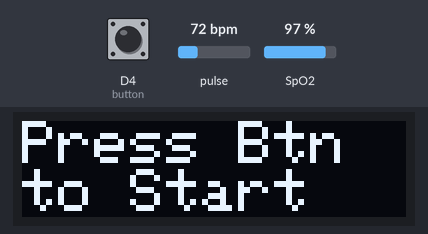
Recording of a sketch running on a simulated ESP8266 (NodeMCU). Parts: 128×32 one-colour display. Inputs (shaded band) come from the test bench; at power-on: pulse 72 bpm, SpO2 97 %, D4 (button) LOW. WiFi joins after 1.5 s; servers stay silent unless stated; the display library's start-up logo is not drawn; random numbers use the default seed unless the sketch sets one; what the sketch prints to the serial monitor is not drawn.

Above: at 6.1 s.
6.2 s: pulse set to 42 bpm
At 9.4 s:
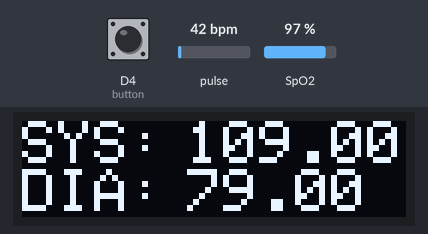
17.8 s: SpO2 set to 80 %
20.6 s: pulse set to 70 bpm
At 31.3 s:
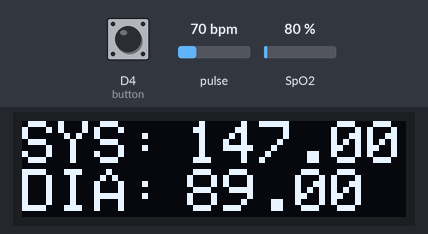
31.6 s: SpO2 set to 85 %
Timing chart, 0 to 34.6 s (numbered marks = the images above; inputs shaded):
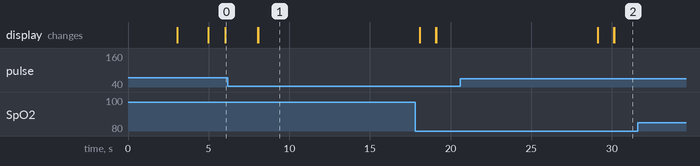

The sketch:

blynk_iot_2.ino
```cpp
// (licence header left out)
#include <Adafruit_GFX.h>        //OLED libraries
#include <Adafruit_SSD1306.h>
#include <Wire.h>
#include "MAX30100_PulseOximeter.h"
#include <ESP8266WiFi.h>
#include <BlynkSimpleEsp8266.h>

#define BLYNK_TEMPLATE_ID "TMPLl97mrSZe"
#define BLYNK_TEMPLATE_NAME "Blood Pressure Monitoring System"
#define BLYNK_AUTH_TOKEN "1TjFKw9IeSAhR_Alm7AbEvoAorHxq1Y0"
#define BLYNK_PRINT Serial
#define REPORTING_PERIOD_MS  1000

char auth[] = BLYNK_AUTH_TOKEN;
BlynkTimer timer;

const char* ssid = "mikroLAB";
const char* pass = "Qwerty8887h2?";
//char ssid[] = "IOTMedics";  // type your wifi name
//char pass[] =  "Max30100";  // type your wifi password

// PulseOximeter is the higher level interface to the sensor
// it offers:
//  * beat detection reporting
//  * heart rate calculation
//  * SpO2 (oxidation level) calculation
PulseOximeter pox;

uint32_t tsLastReport = 0;
int flag = 0;
int flag2 = 1;
int BPM = 0;
double DIA, SYS, HR, SPO = 0.0;
#define SCREEN_WIDTH 128 // OLED display width, in pixels
#define SCREEN_HEIGHT 32 // OLED display height, in pixels
#define OLED_RESET    -1 // Reset pin # (or -1 if sharing Arduino reset pin)

//Adafruit_SSD1306 display(SCREEN_WIDTH, SCREEN_HEIGHT, &Wire, OLED_RESET); //Declaring the display name (display)

// Declaration for SSD1306 display connected using software SPI (default case):
#define OLED_MOSI   9
#define OLED_CLK   10
#define OLED_DC    11
#define OLED_CS    12
#define OLED_RESET 13
Adafruit_SSD1306 display(SCREEN_WIDTH, SCREEN_HEIGHT,
  OLED_MOSI, OLED_CLK, OLED_DC, OLED_RESET, OLED_CS);


// Callback (registered below) fired when a pulse is detected
void onBeatDetected()
{
    Serial.println("Beat!");
    flag = 1;
}

const int button = D4;

void setup()
{
  Serial.begin(115200);
  Serial.println("Connecting to Wifi");
  pinMode(button, INPUT);
  display.begin(SSD1306_SWITCHCAPVCC, 0x3C); //Start the OLED display
  display.display();
  delay(3000);
  display.clearDisplay();      //Clear the display
      display.setTextSize(1);      // Normal 1:1 pixel scale
      display.setTextColor(WHITE); // Draw white text
      display.setCursor(0, 0);     // Start at top-left corner
      display.println("Connecting to Wifi");
      display.println("IOTMedics");
      display.display();
      delay(100);

  Blynk.begin(auth, ssid, pass);     //Connecting to Blynk v2 Server

  Serial.print("Initializing pulse oximeter..");

  randomSeed(analogRead(2));
    // Initialize the PulseOximeter instance
    // Failures are generally due to an improper I2C wiring, missing power supply
    // or wrong target chip
    if (!pox.begin()) {
        Serial.println("FAILED");
        for(;;);
    } else {
        Serial.println("SUCCESS");
    }

    // The default current for the IR LED is 50mA and it could be changed
    //   by uncommenting the following line. Check MAX30100_Registers.h for all the
    //   available options.
    // pox.setIRLedCurrent(MAX30100_LED_CURR_7_6MA);

    // Register a callback for the beat detection

    pox.setOnBeatDetectedCallback(onBeatDetected);
   // timer.setInterval(2000L, pushParameter); // get data every 2s
}

void pushParameter(){
  Blynk.virtualWrite(V0, String (SPO));       //heart pulse rate
  Blynk.virtualWrite(V1, String(SYS));      //SPO2 reading
  Blynk.virtualWrite(V2, String(DIA));       //Systolis reading
  Blynk.virtualWrite(V3, String(HR));       //Diastolis reading
}

void loop()
{
  pox.update();
    // Make sure to call update as fast as possible
   if(digitalRead(button) == HIGH){
     pox.resume();
     flag2 = 0;
   } else if(flag2==1) {
     pox.shutdown();
     //delay(2000);
      display.clearDisplay();      //Clear the display
      display.setTextSize(2);      // Normal 1:1 pixel scale
      display.setTextColor(WHITE); // Draw white text
      display.setCursor(0, 0);     // Start at top-left corner
      display.println("Press Btn to Start");
      display.display();
      delay(10);
   }


    if (millis() - tsLastReport > REPORTING_PERIOD_MS) {
       if(flag == 1){

        display.clearDisplay();      //Clear the display
        display.setTextSize(2);      // Normal 1:1 pixel scale
        display.setTextColor(WHITE); // Draw white text
        display.setCursor(0, 0);     // Start at top-left corner
        display.println(" HR: ");
        display.setCursor(60, 0);
        HR = pox.getHeartRate();
        display.println(HR);
        Blynk.virtualWrite(V3, String(HR));       //Heart pulse reading
        //display.setCursor(90, 0);
        //display.println("bpm");
        display.setCursor(0, 16);
        display.println("SPO2: ");
        display.setCursor(60,16);
        SPO = pox.getSpO2();
        display.println(SPO,1);

        //checkSP();
        //display.setCursor(95, 16);
        //display.println(" %");
        display.display();
        //delay(10);

       if(SPO){
         Blynk.virtualWrite(V3, String(HR));       //Heart pulse reading
         Blynk.virtualWrite(V0, String(SPO));       //Oxygen rate
           pox.shutdown();
            getBP();
            display.clearDisplay();      //Clear the display
            display.setTextSize(2);      // Normal 1:1 pixel scale
            display.setTextColor(WHITE); // Draw white text
            display.setCursor(0, 0);     // Start at top-left corner
            display.println("SYS: ");
            display.setCursor(55, 0);
            display.println(SYS);
            Blynk.virtualWrite(V1, String(SYS));      //SPO2 reading
            Blynk.virtualWrite(V2, String(DIA));       //Systolis reading
            display.setCursor(0, 16);
            display.println("DIA: ");
            display.setCursor(55,16);
            display.println(DIA);

            display.display();
            flag2 = 1; flag= 0;
            //pushParameter();
            //sendSMS();
            delay(10000);
          //  break;
          }
         // */
        Serial.print("Heart rate:");
        Serial.print(pox.getHeartRate());
        Serial.print("bpm / SpO2:");
        Serial.print(pox.getSpO2());
        Serial.println("%");
        flag= 0;
       }
        tsLastReport = millis();
      }

  Blynk.run();
  //timer.run();
}
void checkSP(){
   if(pox.getSpO2()){
     flag2=1;
   }
}

void getBP(){

  float cardiacOutput = 0;      //to be calculated
  int StrokeVolume = 80;      //Stroke Volume fixed at 80mL
  int SBP = 0;
  int TBR = 18;             //16mmL
  //Blood Pressure (SbP) = Cardiac Output x Total Body Resistance (TBR)
  //Cardiac output = Stroke Volume (mL) x Heart Rate (BPM)
  BPM = random(75, 95);
     Serial.print("Cardiac Output:- ");

    cardiacOutput = (StrokeVolume * BPM) /1000;       //Retrive the Values for Cardiac Output
    Serial.print(cardiacOutput,1);
    Serial.print(" L/min");
    Serial.println(" ");
    Serial.println(" +++++++++++++++++++ ");

    SBP = cardiacOutput * TBR + BPM;                //Calculate the SBP values
    DIA = BPM;
    SYS = DIA + HR -12;
    Serial.print("Blood Pressure:- ");
    Serial.print(DIA);
    Serial.print(" mmHG");
    Serial.println(" ");
}
```
